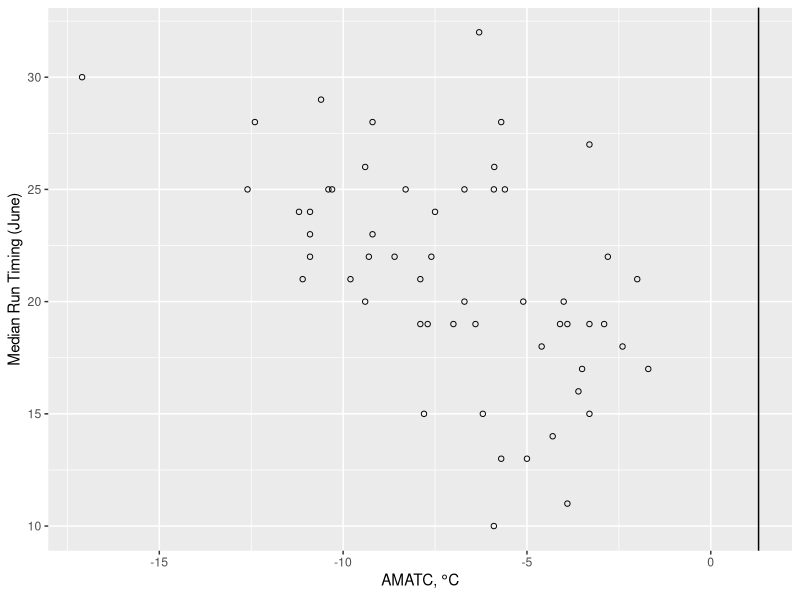
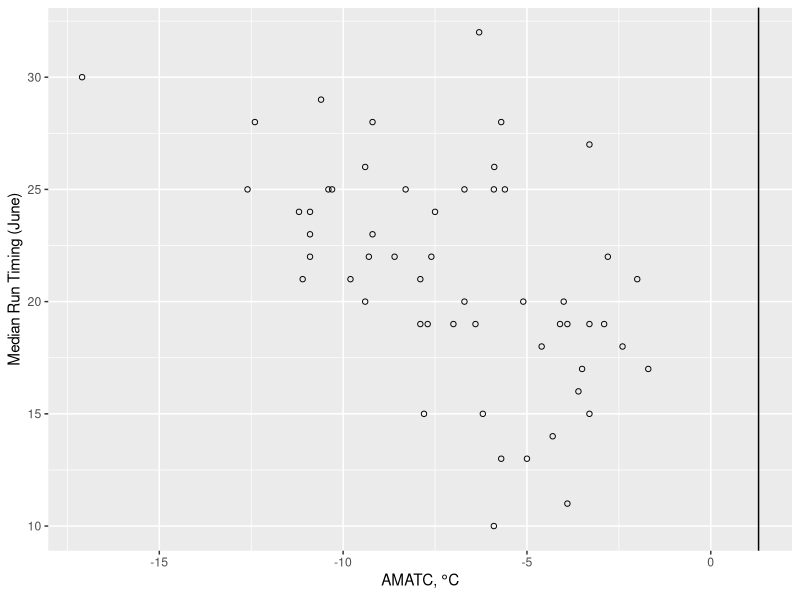

R code for these plots, in order:
#' april_forecast.R
#'
#' 15/25/50 %tiles of timing using just 2016 AMATC

library(dplyr)
library(ggplot2)

# Data loading/cleanup
######################

yuk <- read.csv("data/yukon.csv",
                stringsAsFactors = FALSE)


# Plotting
##########

ggplot(yuk, aes(amatc, mdj)) +
  geom_point(shape = 1) +
  geom_vline(xintercept = yuk[which(yuk$year == 2016),"amatc"]) +
  labs(x = expression("AMATC,"*~degree*"C"), y = "Median Run Timing (June)")

ggsave("april_forecast/mdj_against_amatc.png", width = 7, height = 6)

# Modeling
##########

# Fit -> 2015
model <- lm(mdj ~ amatc, data = subset(yuk, year < 2016))
summary(model)

predict(model, newdata =  yuk[yuk$year == 2016,])
